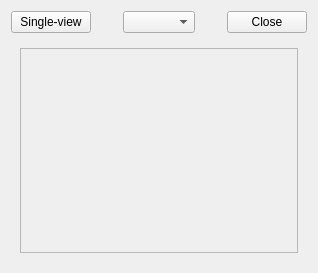
<?xml version="1.0" encoding="UTF-8"?>
<ui version="4.0">
 <class>CamerasView</class>
 <widget class="QWidget" name="CamerasView">
  <property name="geometry">
   <rect>
    <x>0</x>
    <y>0</y>
    <width>318</width>
    <height>273</height>
   </rect>
  </property>
  <property name="windowTitle">
   <string>Form</string>
  </property>
  <layout class="QVBoxLayout" name="verticalLayout">
   <item>
    <layout class="QHBoxLayout" name="horizontalLayout">
     <item alignment="Qt::AlignLeft">
      <widget class="QPushButton" name="viewButton">
       <property name="text">
        <string>Single-view</string>
       </property>
      </widget>
     </item>
     <item alignment="Qt::AlignHCenter">
      <widget class="QComboBox" name="cameraComboBox"/>
     </item>
     <item alignment="Qt::AlignRight">
      <widget class="QPushButton" name="closeButton">
       <property name="text">
        <string>Close</string>
       </property>
      </widget>
     </item>
    </layout>
   </item>
   <item>
    <widget class="QStackedWidget" name="stackedWidget">
     <property name="sizePolicy">
      <sizepolicy hsizetype="Preferred" vsizetype="Preferred">
       <horstretch>0</horstretch>
       <verstretch>0</verstretch>
      </sizepolicy>
     </property>
     <property name="currentIndex">
      <number>0</number>
     </property>
     <widget class="QWidget" name="page_1">
      <layout class="QHBoxLayout" name="horizontalLayout_2">
       <item>
        <widget class="QScrollArea" name="scrollArea">
         <property name="widgetResizable">
          <bool>true</bool>
         </property>
         <widget class="QWidget" name="scrollAreaWidgetContents_2">
          <property name="geometry">
           <rect>
            <x>0</x>
            <y>0</y>
            <width>280</width>
            <height>205</height>
           </rect>
          </property>
          <layout class="QVBoxLayout" name="verticalLayout_3">
           <item>
            <layout class="QGridLayout" name="imagesGridLayout"/>
           </item>
          </layout>
         </widget>
        </widget>
       </item>
      </layout>
     </widget>
     <widget class="QWidget" name="page_2">
      <layout class="QVBoxLayout" name="verticalLayout_2">
       <item alignment="Qt::AlignHCenter|Qt::AlignVCenter">
        <widget class="QLabel" name="cameraLabel">
         <property name="text">
          <string>&lt;html&gt;&lt;head/&gt;&lt;body&gt;&lt;p&gt;&lt;br/&gt;&lt;/p&gt;&lt;/body&gt;&lt;/html&gt;</string>
         </property>
        </widget>
       </item>
      </layout>
     </widget>
    </widget>
   </item>
  </layout>
  <action name="actionCloseWindow">
   <property name="text">
    <string>Close Window</string>
   </property>
   <property name="toolTip">
    <string>Close this window</string>
   </property>
   <property name="shortcut">
    <string>Ctrl+W</string>
   </property>
   <property name="visible">
    <bool>true</bool>
   </property>
  </action>
 </widget>
 <resources/>
 <connections/>
</ui>
